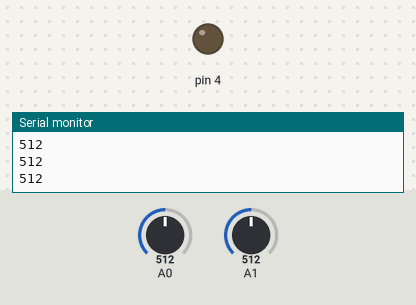
The sketch below on a simulated Arduino Uno, built with avr-gcc and run on an emulated ATmega328P. Shown: output pins drawn as LEDs (lit = HIGH), the last lines printed to the serial monitor. Inputs (shaded band) come from the test bench; at power-on: A0 = 512, A1 = 512.

Above: at 1.2 s.
1.3 s: A0 set to 526
At 2.8 s:
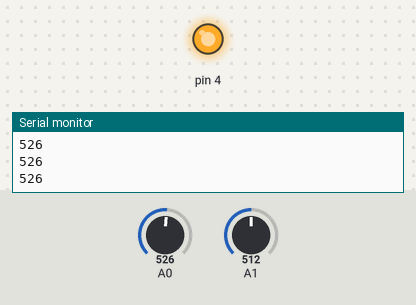
3.1 s: A0 set to 511
At 4.3 s:
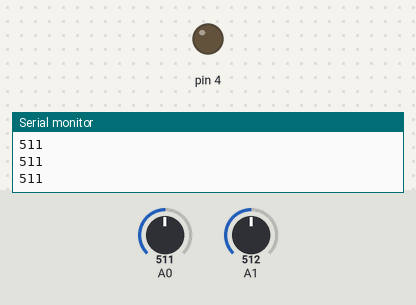
4.7 s: A0 set to 716
At 5.6 s:
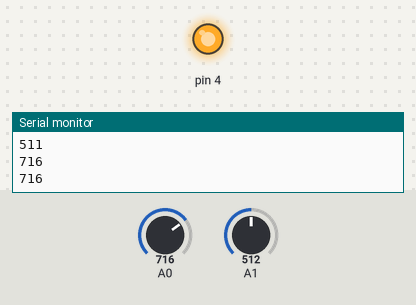
Timing chart, 0 to 7.7 s (numbered marks = the images above; inputs shaded):
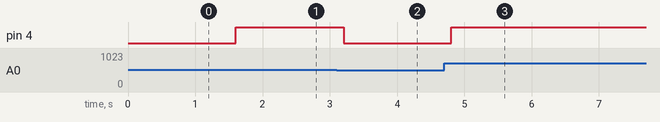

The sketch:

revieve2.ino
```cpp
void setup() {
  // put your setup code here, to run once:
  Serial.begin(9600);
  pinMode(4, OUTPUT);
}

void loop() {
  // put your main code here, to run repeatedly:
  Serial.println(analogRead(A0));
  if(analogRead(A0) > analogRead(A1))
    digitalWrite(4, HIGH);
  else
    digitalWrite(4, LOW);

  delay(400);
}
```

Measured:
- the behaviour switches between 512 and 513 on A0 (found by bisection; images 0 and 1)
- after the input at 1.3 s, pin 4: LOW → HIGH after 0.30 s
- after the input at 3.1 s, pin 4: HIGH → LOW after 0.10 s
- after the input at 4.7 s, pin 4: LOW → HIGH after 0.11 s
